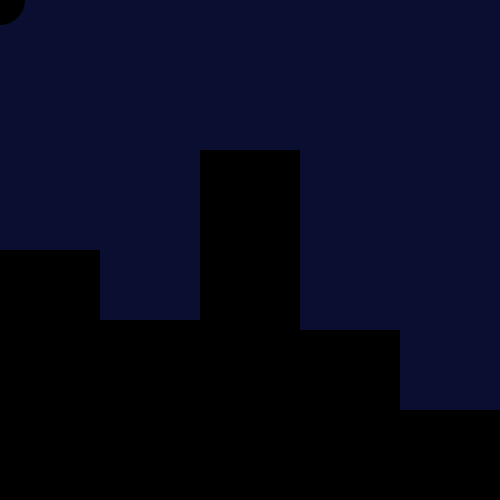
Frame 1 (no input)
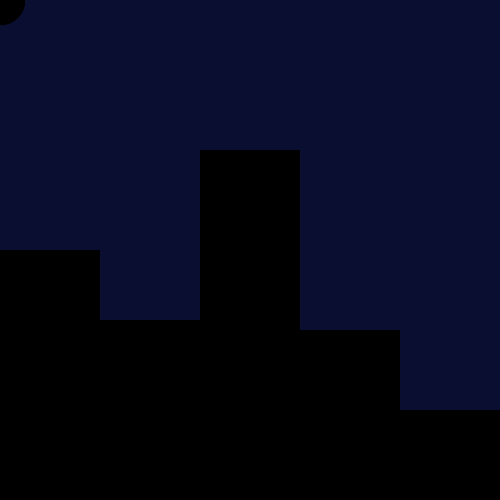
Frame 60 (the mouse pressed at the canvas centre just before this capture)
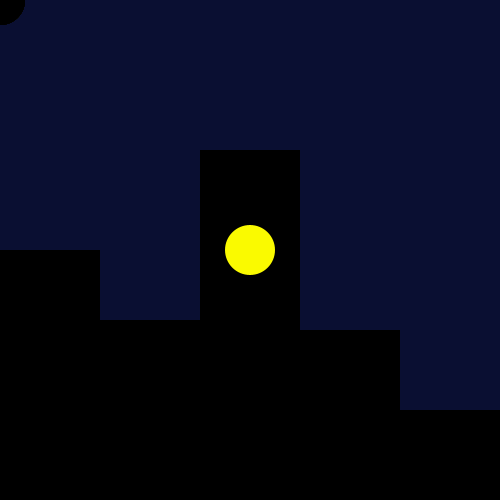
Frame 120 (the mouse held since frame 60 and released just before this capture)

The Processing sketch that drew these frames (run headless with seeded random() and noise(); from frame 60 on, the mouse is pressed at the canvas centre):

// Processing sketch: processing_12250
// ── processing_12250.pde

void setup(){
 size(500,500); 
 background(10, 15, 50);
 smooth();
}

void draw(){
  
  noStroke();
  rectMode(CORNER);
  ellipseMode(CENTER);
  
  fill(0);
  rect(0, 250, 100, 250);
  fill(0);
  rect(100, 320, 100, 180);
  fill(0);
  rect(200, 150, 100, 350);
  fill(0);
  rect(300, 330, 100, 170);
  fill(0);
  rect(400, 410, 100, 90);

  if (mousePressed) {
    fill(mouseX, mouseY, 0, 255);
   } else {
     fill(0);
   }
  ellipse(mouseX, mouseY, 50, 50);
}
